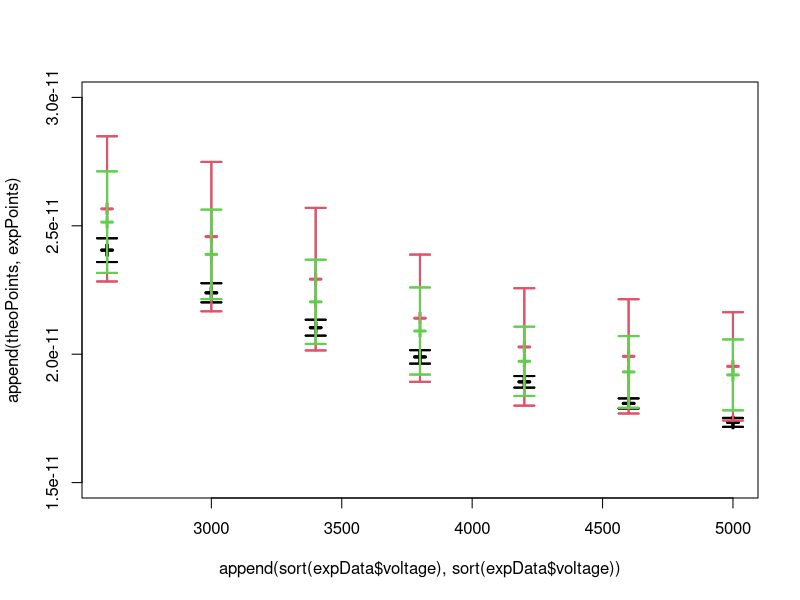

Reproduce this figure in R.
# |---------------------------------------|
# | FUNCIONES PARA PROPAGAR INCERTIDUMBRE |
# |---------------------------------------|
propProdErrors <- function(res, rval, eval){return(abs(res * sqrt(sum((eval/ rval)^2))))}
propSumErrors <- function(eval){return(sqrt(sum(eval^2)))}
propEscErrors <- function(c, eval){return(abs(c)*eval)}

# Función para hallar el mejor estimador del promedio de una serie de estimaciones experimentales. 
# Promedio ponderado con pesos la incertidumbre de la medición
meanExpData <- function(rval, eval)
{
  meanval = sum(rval / (eval^2)) / sum(1 / eval^2)
  errval = 1 / sqrt(sum(1 / eval^2))
  
  return(c(meanval, errval))
} 



# |-----------------------|
# | CONSTANTES NECESARIAS |
# |-----------------------|

# CONSTANTES EXPERIMENTALES
# -----------------------------------------------------------------

voltageError = 100  # Error en los datos del voltage

fd = 2.13E-10       # Se guardan los datos de las distancias de red
sd = 1.23E-10       # del grafito junto a su respectivo error
ed = 0.01E-10


L = 13.5E-2         # Se guardan datos de la distancia del tubo
eL = 0.2E-2


# CONSTANTES UNIVERSALES  
# -----------------------------------------------------------------

h = 6.626070E-34      # Constante de Plank en eV
e = 1.6022E-19        # Carga del electrón en eV
m = 9.109383706E-31   # Masa del electrón



# |-------------------|
# | CREACIÓN DE DATOS |
# |-------------------|
# Como los datos conseguidos son, en sí, imágenes, el procesamiento de estas fue hecho con
# hecho con ayuda de tracker, de donde se consiguen los siguientes datos.

# Datos obtenidos del voltage acelerador
voltage = c(2600, 3000, 3400, 3800, 4200, 4600, 5000, 
            2600, 3000, 3400, 3800, 4200, 4600, 5000)


# Datos obtenidos de los diámetros de los anillos internos
fiRing = c(2.837E-2, 2.691E-2, 2.470E-2, 2.366E-2, 2.283E-2, 2.248E-2, 2.280E-2, 
           2.860E-2, 2.702E-2, 2.549E-2, 2.376E-2, 2.241E-2, 2.209E-2, 1.974E-2)
foRing = c(3.762E-2, 3.546E-2, 3.271E-2, 3.032E-2, 2.877E-2, 2.859E-2, 2.672E-2, 
           3.582E-2, 3.524E-2, 3.330E-2, 3.080E-2, 2.881E-2, 2.787E-2, 2.970E-2)


# Datos obtenidos de los diámetros de los anillos externos
siRing = c(4.984E-2, 4.906E-2, 4.419E-2, 4.193E-2, 4.009E-2, 3.974E-2, 3.955E-2, 
           5.036E-2, 4.732E-2, 4.451E-2, 4.146E-2, 4.025E-2, 3.828E-2, 3.758E-2)
soRing = c(6.132E-2, 5.828E-2, 5.244E-2, 5.069E-2, 4.684E-2, 4.565E-2, 4.439E-2, 
           5.949E-2, 5.551E-2, 5.237E-2, 4.956E-2, 4.606E-2, 4.564E-2, 4.768E-2)





# Se crea DataFrame con los datos experimentales
expData <- data.frame(voltage, fiRing, foRing, siRing, soRing)
rm(voltage, fiRing, foRing, siRing, soRing)




# |-----------------------------------|
# | FUNCIONES PARA ANALIZAR LOS DATOS |
# |-----------------------------------|
# Funciones que se encargan de hallar los valores (junto con sus errores, que serán
# tomados como los intervalos) de lambda teórico y lambda experimental


# OBTENCIÓN DE LOS LAMBDA TEÓRICOS  
# ------------------------------------------------------------------------
# Haciendo uso de la hipótesis de De Broglie, dado el potencial acelerador  
# del experimento se puede obtener una estimación para el lambda teórico

theoLambda <- function(U, dU)
{
  k = h / sqrt(2 * m * e)
  
  # Cálculo del valor teórico
  lambda = k / sqrt(U)
  
  # Cálculo del error teórico
  error = (k / 2) * U^(-3 / 2) * dU
  
  return(c(lambda, error))
}



# OBTENCIÓN DE LOS LAMBDA EXPERIMENTAL
# -------------------------------------------------------------------------
# Dada la condición de Bragg para la difracción en una red cristalina y sus
# resultados, se puede estimar el lambda experimental haciendo uso de este

expLambda <- function(d, ed, iD, oD, L, eL)
{
  # Cálculo del error experimental
  D = mean(c(iD, oD))
  dD = (oD - iD) / 2 + 0.1E-2
  
  p = d * D
  dp = p * sqrt((dD / D)^2 + (ed / d)^2)
  
  q = p / L
  dq = q * sqrt((dp / p)^2 + (eL / L)^2)
  
  dLambda = dq / 2
  
  # Cálculo del valor experimental
  lambda = d * (D / (2 * L))
  # lambda = 2 * d * sin(0.5 * atan(D / (2 * L)))
  
  return(c(lambda, dLambda))
}



# |-------------------|
# | ANÁLISIS DE DATOS |
# |-------------------|
# En esta sección se analizan los datos. Por cada valor de datos tomados, se halla el lambda teórico
# dado el potencial acelerador e igualmente se halla el lambda experimental con los datos del diámetro
# de los anillos y se comparan los resultados.

theoIntervals = list()
expIntervals = list()
theoPoints = list()
expPoints = list()
boolColapse = c()

for (i in 1:7) {
  mData = expData[i,] 
  nData = expData[i + 7,]
  
  theoValue = theoLambda(mData$voltage, voltageError)
  theoInterval = c(theoValue[1] - theoValue[2], theoValue[1] + theoValue[2])
  
  theoIntervals = append(theoIntervals, list(theoInterval))
  theoPoints = append(theoPoints, theoValue[1])
  theoIntervals = append(theoIntervals, list(theoInterval))
  theoPoints = append(theoPoints, theoValue[1])
  
  # Se añaden 2 valores para el mismo voltage en teoPoints y teoIntervals
  
  
  fexpInterval = expLambda(fd, ed, mData$fiRing, mData$foRing, L, eL)
  sexpInterval = expLambda(fd, ed, nData$fiRing, nData$foRing, L, eL)
  expValue = meanExpData(c(fexpInterval[1], sexpInterval[1]), c(fexpInterval[2], sexpInterval[2]))
  
  expInterval = c(expValue[1] - expValue[2], expValue[1] + expValue[2])
  
  expIntervals = append(expIntervals, list(expInterval))
  expPoints = append(expPoints, expValue[1])
  
  boolColapse = append(boolColapse, (abs(theoValue[1] - expValue[1]) < (theoValue[2] + expValue[2])))
  
  fexpInterval = expLambda(sd, ed, mData$siRing, mData$soRing, L, eL)
  sexpInterval = expLambda(sd, ed, nData$siRing, nData$soRing, L, eL)
  expValue = meanExpData(c(fexpInterval[1], sexpInterval[1]), c(fexpInterval[2], sexpInterval[2]))
  
  expInterval = c(expValue[1] - expValue[2], expValue[1] + expValue[2])
  expPoints = append(expPoints, expValue[1])
  
  expIntervals = append(expIntervals, list(expInterval))
  
  
  boolColapse = append(boolColapse, (abs(theoValue[1] - expValue[1]) < (theoValue[2] + expValue[2])))
}

rm(i, mData, e, h, m, ed, L, eL, fd, sd, expInterval, fexpInterval, sexpInterval, theoInterval, theoValue, expValue)



# |-----------------------|
# | GRÁFICA DE LOS DATOS  |
# |-----------------------|
# Se hace una gáfica de bigotes de los datos encontrados

plot(append(sort(expData$voltage), sort(expData$voltage)), append(theoPoints, expPoints), 
     col = c(append(rep(1, times = 14), rep(c(2, 3), times = 14))),
     pch = 3,
     lwd = 3,
     ylim = c(1.5E-11, 3E-11))
arrows(x0=expData$voltage[1:7], y0=unlist(theoIntervals)[((0:6)*4) + 1], x1=expData$voltage, y1=unlist(theoIntervals)[((0:6)*4) + 2], 
       angle = 90, code=3, col=1, lwd=2, length = 0.1)
arrows(x0=expData$voltage, y0=unlist(expIntervals)[((0:6)*4) + 1], x1=expData$voltage, y1=unlist(expIntervals)[((0:6)*4) + 2], 
       angle = 90, code=3, col=2, lwd=2, length = 0.1)
arrows(x0=expData$voltage, y0=unlist(expIntervals)[((0:6)*4) + 3], x1=expData$voltage, y1=unlist(expIntervals)[((0:6)*4) + 4], 
       angle = 90, code=3, col=3, lwd=2, length = 0.1)

boolColapse

